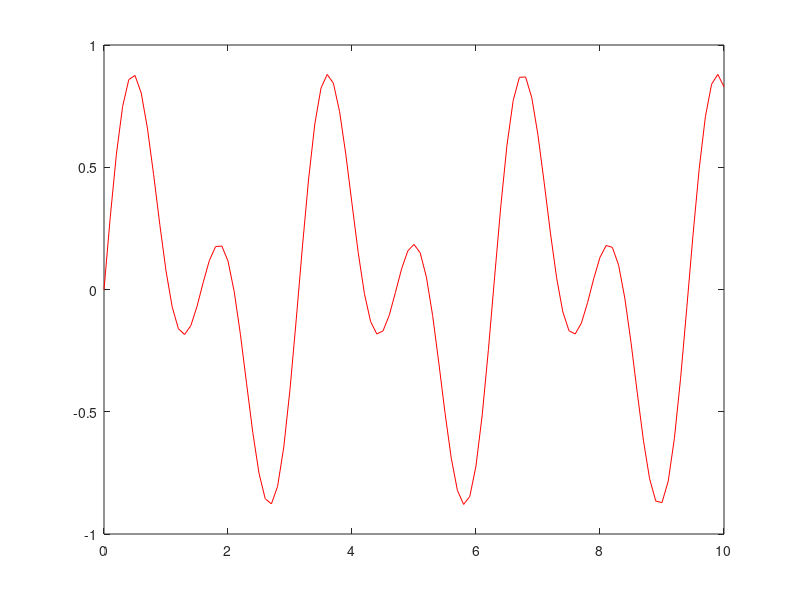
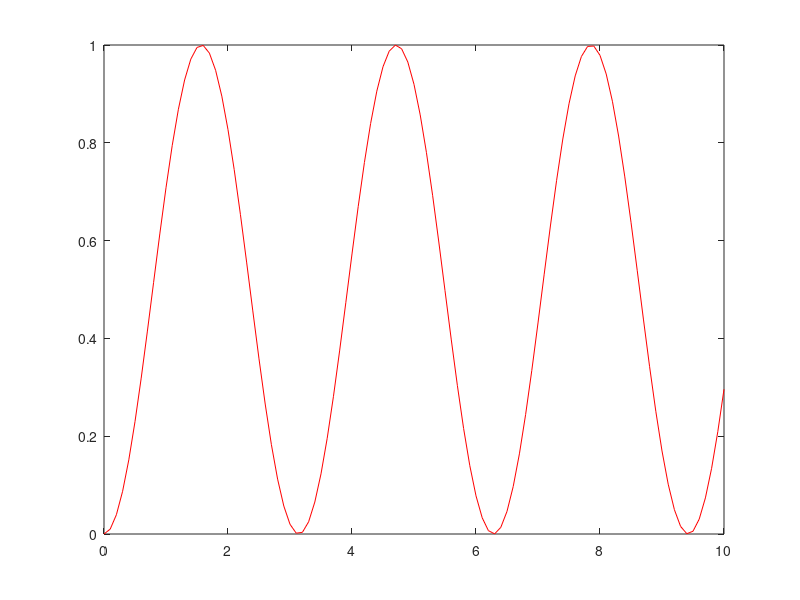
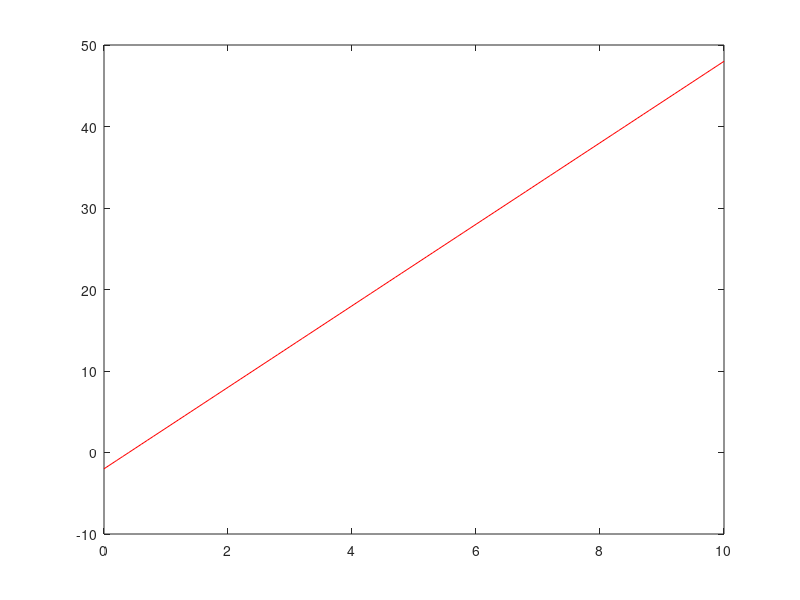
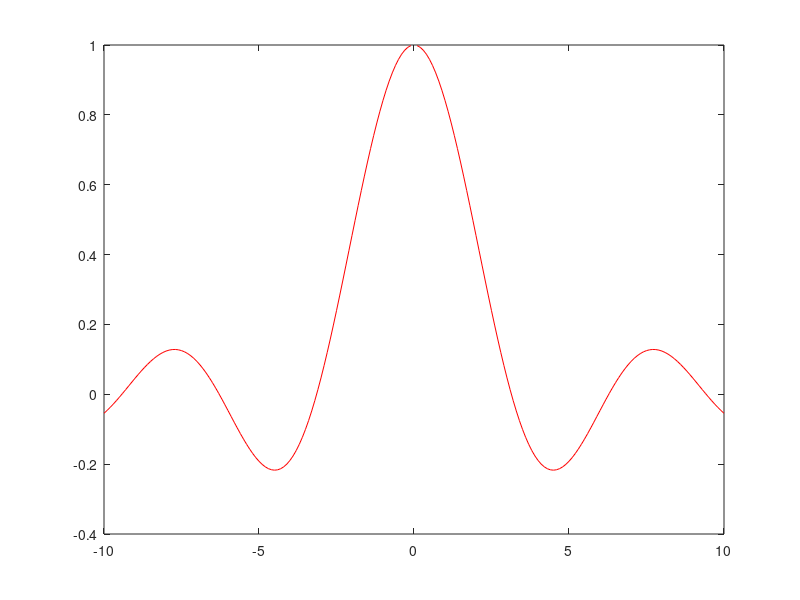

These charts were generated, in order, by the following MATLAB code:
% Ejercicio 4
% Representar gráficamente funciones usando 'plot'

% Primer rango de 0 a 10 con incremento de 0.1
t = 0:0.1:10;

% Función 1
f1 = sin(3*t) .* cos(t);
figure(1);
plot(t,f1,'-r')

% Función 2
f2 = (sin(t)).^2;
figure(2);
plot(t,f2,'-r')

% Función 3
f3 = (5*t) - 2;
figure(3);
plot(t,f3,'-r')

% Rango para la última figura entre -10 y 10 con
% incremento de 0.1
t = -10:0.1:10;

% Función 4
f4 = sin(t)./t;
figure(4);
plot(t,f4,'-r')